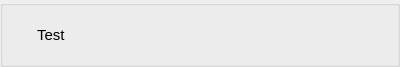
<?xml version="1.0" encoding="UTF-8"?>
<ui version="4.0">
 <class>LibraryItem</class>
 <widget class="QGroupBox" name="LibraryItem">
  <property name="geometry">
   <rect>
    <x>0</x>
    <y>0</y>
    <width>400</width>
    <height>67</height>
   </rect>
  </property>
  <property name="minimumSize">
   <size>
    <width>0</width>
    <height>67</height>
   </size>
  </property>
  <property name="maximumSize">
   <size>
    <width>16777215</width>
    <height>67</height>
   </size>
  </property>
  <property name="windowTitle">
   <string>GroupBox</string>
  </property>
  <layout class="QHBoxLayout" name="horizontalLayout">
   <item>
    <widget class="QPushButton" name="btn_delete">
     <property name="minimumSize">
      <size>
       <width>17</width>
       <height>17</height>
      </size>
     </property>
     <property name="maximumSize">
      <size>
       <width>17</width>
       <height>17</height>
      </size>
     </property>
     <property name="cursor">
      <cursorShape>PointingHandCursor</cursorShape>
     </property>
     <property name="text">
      <string/>
     </property>
     <property name="flat">
      <bool>true</bool>
     </property>
    </widget>
   </item>
   <item>
    <widget class="QLabel" name="name">
     <property name="font">
      <font>
       <pointsize>11</pointsize>
       <bold>false</bold>
      </font>
     </property>
     <property name="text">
      <string>Test</string>
     </property>
    </widget>
   </item>
   <item>
    <widget class="QPushButton" name="btn_play">
     <property name="minimumSize">
      <size>
       <width>40</width>
       <height>40</height>
      </size>
     </property>
     <property name="maximumSize">
      <size>
       <width>40</width>
       <height>40</height>
      </size>
     </property>
     <property name="cursor">
      <cursorShape>PointingHandCursor</cursorShape>
     </property>
     <property name="text">
      <string/>
     </property>
     <property name="flat">
      <bool>true</bool>
     </property>
    </widget>
   </item>
  </layout>
 </widget>
 <resources/>
 <connections/>
</ui>
